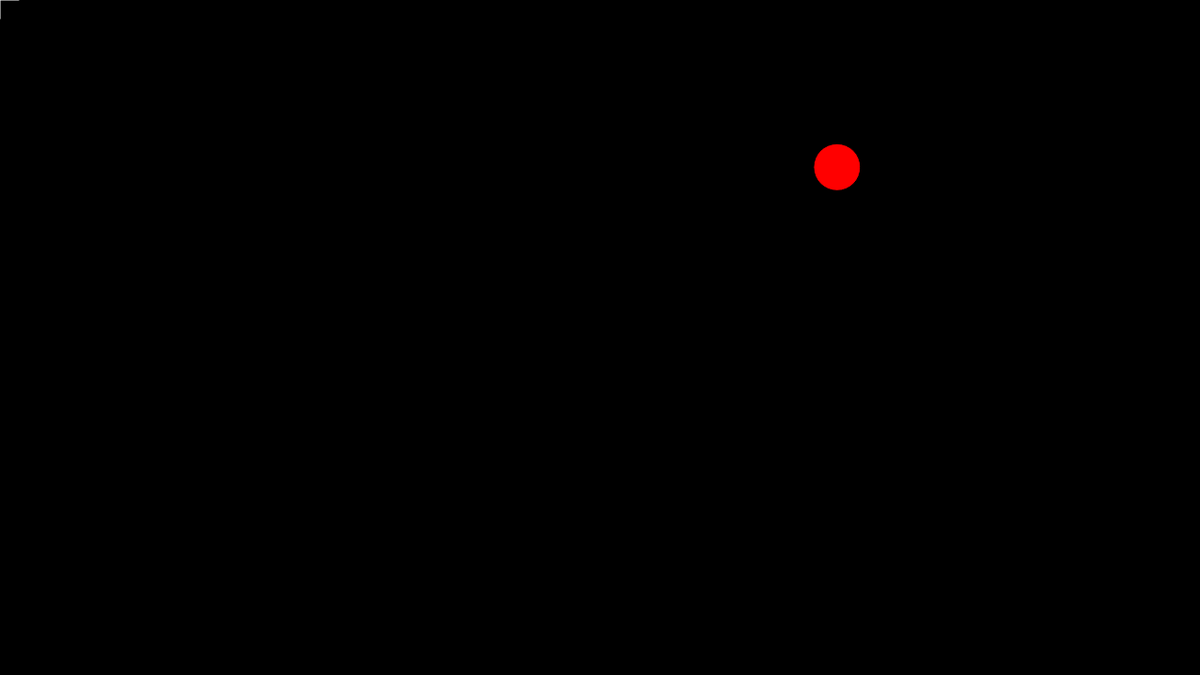
Frame 1 (no input)
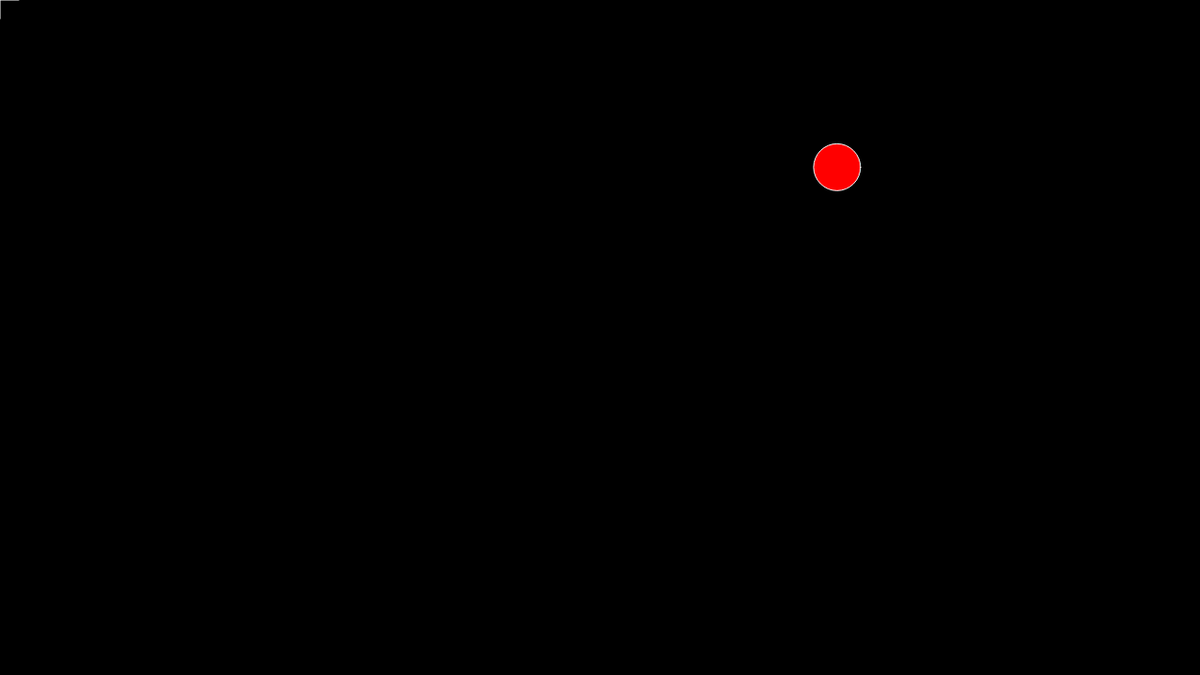
Frame 60 (no input)
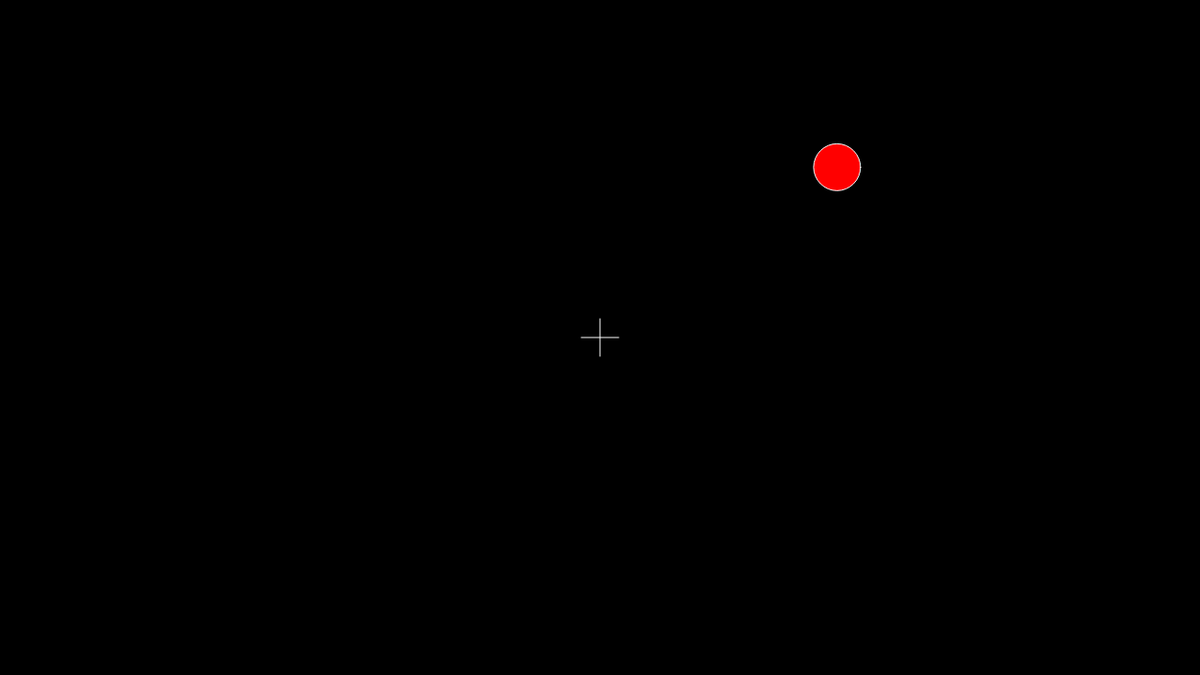
Frame 120 (the mouse pressed at the canvas centre since frame 60)

The p5.js sketch that drew these frames (run headless with seeded random() and noise() and a simulated clock; from frame 60 on, the mouse is pressed at the canvas centre):

// p5.js sketch
// ── sketch.js
var targets = [];
var crosshair;

function setup() {
  // put setup code here
  createCanvas(1280, 720);
  targets.push(new Target(50, [255, 0, 0]));
  crosshair = new Crosshair();
  noCursor();
}

function draw() {
  // put drawing code here
  background(0);
  for(var i = 0; i < targets.length; i++) {
    targets[i].draw();
  }
  crosshair.draw();
}

function mouseClicked() {
  if (crosshair.on(targets[targets.length - 1])) {
    targets[targets.length - 1].rgb = [0, 0, 255];
    targets.push(new Target(50, [255, 0, 0]));
  }
}

class Target {
  constructor(size, rgb) {
    this.size = size;
    this.rgb = rgb;
    this.x = random(0 + this.size, width - this.size);
    this.y = random(0 + this.size, height - this.size);
  }

  draw() {
    fill(this.rgb[0], this.rgb[1], this.rgb[2]);
    ellipse(this.x, this.y, this.size, this.size);
  }

  move(x, y) {
    this.x = lerp(this.x, x, 0.5);
    this.y = lerp(this.y, y, 0.5);
  }
}

class Crosshair {
  constructor() {
    this.x = mouseX;
    this.y = mouseY;
    this.rgb = [255, 255, 255];
    this.size = 20;
  }

  draw() {
    stroke(this.rgb[0], this.rgb[1], this.rgb[2]);
    this.move();
    line(this.x - this.size, this.y, this.x + this.size, this.y);
    line(this.x, this.y - this.size, this.x, this.y + this.size);
  }

  move() {
    this.x = mouseX;
    this.y = mouseY;
  }

  on(entity) {
    if (distance(entity, this) <= entity.size / 2) {
      return true;
    }
    else {
      return false;
    }
  }
}

function distance(entity1, entity2) {
  var x = (entity2.x - entity1.x) * (entity2.x - entity1.x)
  var y = (entity2.y - entity1.y) * (entity2.y - entity1.y)
  return sqrt(x + y);
}
